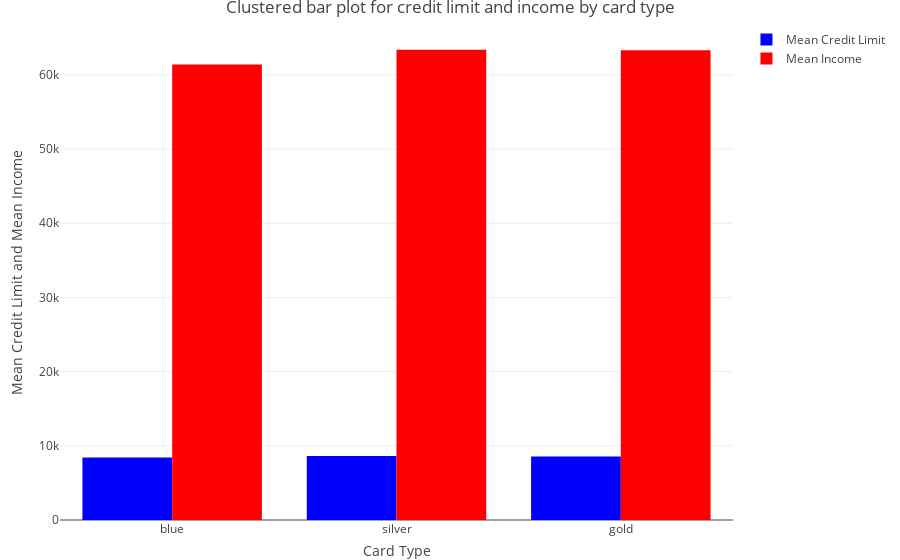

Source (notebook cell):
### Markdown cell above
## Supporting Analysis

### Code cell
A2<-credit_card_df %>% select(credit_limit,income,card_type)%>% group_by(card_type) %>% summarise(mean_credit_limit=mean(credit_limit),mean_income=mean(income))
View(A2)
library(plotly)
plot_ly(A2,x=~card_type,y=~mean_credit_limit,type="bar",name="Mean Credit Limit",marker=list(color="blue"))%>%
  add_trace(y=~mean_income,name="Mean Income",marker=list(color="red"))%>%
  layout(title="Clustered bar plot for credit limit and income by card type",xaxis=list(title="Card Type"),yaxis=list(title="Mean Credit Limit and Mean Income"))

### Figure 1 — Plotly figure (JSON) as saved in the notebook; plotly's stock layout.template omitted (floating-point values rounded to 4 significant figures)
{"data": [{"error_x": {"color": "rgba(31,119,180,1)"}, "error_y": {"color": "rgba(31,119,180,1)"}, "marker": {"color": "blue", "line": {"color": "rgba(31,119,180,1)"}}, "name": "Mean Credit Limit", "type": "bar", "x": ["blue", "silver", "gold"], "xaxis": "x", "y": [8417.0, 8635.0, 8566.0], "yaxis": "y"}, {"error_x": {"color": "rgba(255,127,14,1)"}, "error_y": {"color": "rgba(255,127,14,1)"}, "marker": {"color": "red", "line": {"color": "rgba(255,127,14,1)"}}, "name": "Mean Income", "type": "bar", "x": ["blue", "silver", "gold"], "xaxis": "x", "y": [61410.0, 63390.0, 63310.0], "yaxis": "y"}], "layout": {"hovermode": "closest", "margin": {"b": 40, "l": 60, "r": 10, "t": 25}, "showlegend": true, "title": "Clustered bar plot for credit limit and income by card type", "xaxis": {"automargin": true, "categoryarray": ["blue", "silver", "gold"], "categoryorder": "array", "domain": [0, 1], "title": "Card Type", "type": "category"}, "yaxis": {"automargin": true, "domain": [0, 1], "title": "Mean Credit Limit and Mean Income"}}}
